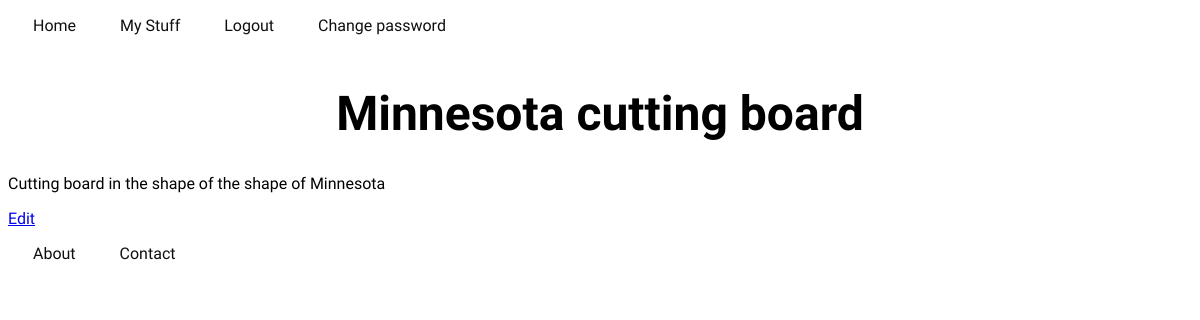
Page /things/minnesota-cutting-board/ (signed in) on the committed database.
### inventory/models.py (models this page shows)
class Thing(models.Model):
	name = models.CharField(max_length=255)
	description = models.TextField()
	slug = models.SlugField(unique=True)
	user = models.ForeignKey(User, blank=True, null=True)
	active = models.BooleanField(default=True)

### inventory/views.py (the view)
# urls.py: url(r'^things/(?P<slug>[-\w]+)/$', views.thing_detail,
def thing_detail(request, slug):
	thing = Thing.objects.get(slug=slug)
	if (not request.user.is_superuser and thing.user != request.user):
		raise Http404
	return render (request, 'things/thing_detail.html', {
		'thing': thing,
	})

### inventory/templates/things/thing_detail.html (shortened to what this page needs)
{% extends 'base.html' %}
{% block content %}
	<h1>{{ thing.name }}</h1>
	<p>{{ thing.description }}</p>
	{% if user == thing.user %}
		<p>
			<a href="{% url 'edit_thing' slug=thing.slug %}">
				Edit
			</a>
		</p>
	{% endif %}
{% endblock content %}

### inventory/static/css/style.css (style rules this page uses)
body { font-family: 'Raleway', sans-serif; }
h1 { margin-top: 50px; text-align: center; font-size: 3rem; }

### rows in the picture
Thing: name "Minnesota cutting board", description "Cutting board in the shape of the shape of Minnesota"
